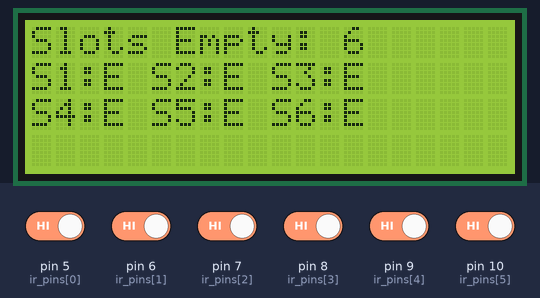
Bench run of a sketch on a simulated Arduino Uno, built with avr-gcc and run on an emulated ATmega328P. Shown: 20×4 character LCD. The inputs (shaded band) are chosen by the test bench; at power-on: pin 5 (ir_pins[0]), pin 6 (ir_pins[1]), pin 7 (ir_pins[2]), pin 8 (ir_pins[3]), pin 9 (ir_pins[4]), pin 10 (ir_pins[5]) HIGH. What the sketch prints to the serial monitor is not drawn.

Above: at 5.2 s.
5.3 s: pin 5 (ir_pins[0]) driven LOW
At 6.8 s:
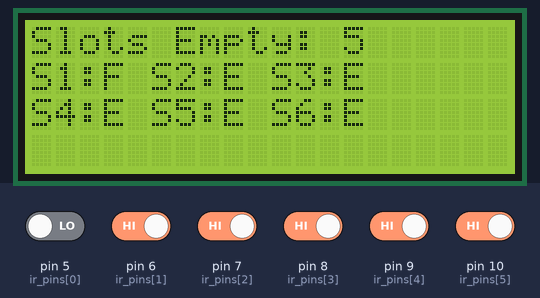
7.5 s: pin 6 (ir_pins[1]) driven LOW
At 9.0 s:
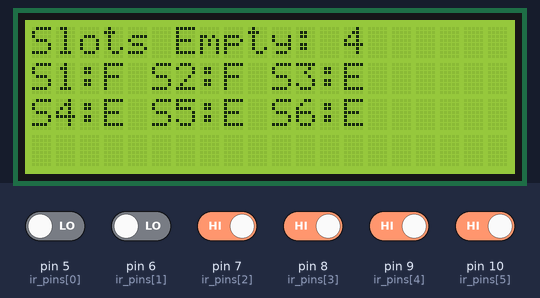
9.3 s: pin 7 (ir_pins[2]) driven LOW
At 10.1 s:
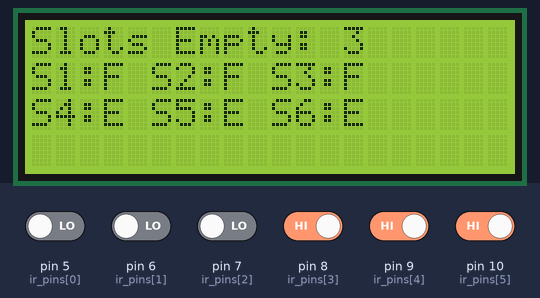
11.1 s: pin 8 (ir_pins[3]) driven LOW
At 12.3 s:
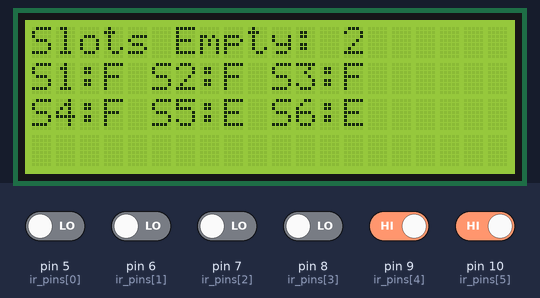
12.9 s: pin 9 (ir_pins[4]) driven LOW
At 14.4 s:
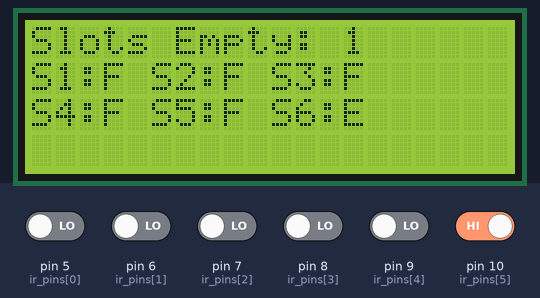
14.7 s: pin 10 (ir_pins[5]) driven LOW
At 15.6 s:
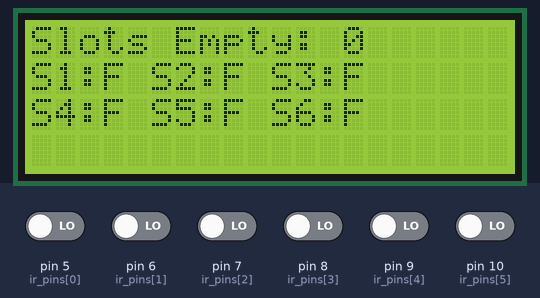
Timing chart, 0 to 17.4 s (numbered marks = the images above; inputs shaded):
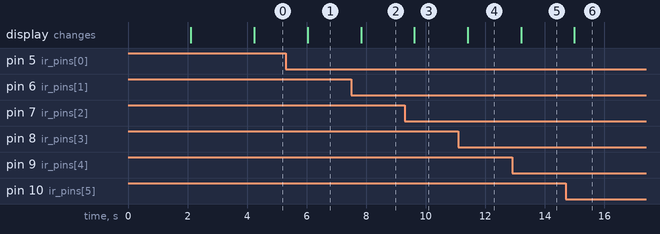

Measured:
- after the input at 5.3 s, the display: changes after 0.74 s (image 1)
- after the input at 7.5 s, the display: changes after 0.33 s (image 2)
- after the input at 9.3 s, the display: changes after 0.32 s (image 3)
- after the input at 11.1 s, the display: changes after 0.31 s (image 4)
- after the input at 12.9 s, the display: changes after 0.30 s (image 5)
- after the input at 14.7 s, the display: changes after 0.29 s (image 6)

The sketch:

1.ino
```cpp
#include <Wire.h>  // Thư viện hỗ trợ giao tiếp I2C
#include <LiquidCrystal_I2C.h>  // Thư viện điều khiển màn hình LCD I2C

#define NUM_SENSORS 6  // Định nghĩa số lượng cảm biến hồng ngoại

// Khởi tạo đối tượng LCD với địa chỉ I2C 0x27, kích thước 20x4
LiquidCrystal_I2C lcd(0x27, 20, 4);

// Mảng chứa các chân GPIO kết nối với cảm biến hồng ngoại
const int ir_pins[NUM_SENSORS] = {5, 6, 7, 8, 9, 10};
// Mảng lưu trạng thái của từng cảm biến (0: trống, 1: có xe)
int sensors[NUM_SENSORS] = {0};
// Biến đếm số chỗ trống trong bãi đỗ xe
int empty_slots = NUM_SENSORS;

void setup() {
  lcd.init();  // Khởi động LCD
  lcd.backlight();  // Bật đèn nền LCD

  Serial.begin(9600);  // Khởi động giao tiếp Serial với tốc độ 9600 baud

  // Cấu hình tất cả chân cảm biến làm INPUT
  for (int i = 0; i < NUM_SENSORS; i++) {
    pinMode(ir_pins[i], INPUT);
  }

  // Hiển thị màn hình khởi động trên LCD
  lcd.setCursor(0, 0);
  lcd.print("   Parking Sys   ");  // Hiển thị dòng tiêu đề
  lcd.setCursor(0, 1);
  lcd.print("   Loading...    ");  // Hiển thị trạng thái khởi động
  delay(2000);  // Đợi 2 giây trước khi xóa màn hình LCD
  lcd.clear();

  // Đọc cảm biến nhiều lần lúc đầu để ổn định dữ liệu
  for (int i = 0; i < 3; i++) { // Đọc 3 lần để lọc nhiễu
    Read_Sensors();
    delay(500);  // Chờ 500ms giữa mỗi lần đọc
  }
}

void loop() {
  Read_Sensors();  // Cập nhật trạng thái cảm biến

  // Đếm số chỗ đã bị chiếm
  int occupied = 0;
  for (int i = 0; i < NUM_SENSORS; i++) {
    occupied += sensors[i];  // Cộng dồn số cảm biến đang báo có xe
  }
  empty_slots = NUM_SENSORS - occupied;  // Tính số chỗ trống còn lại

  Display_Status();  // Cập nhật thông tin lên LCD

  // Gửi dữ liệu debug lên Serial Monitor
  Serial.print("Empty Slots: ");
  Serial.println(empty_slots);

  delay(700);  // Đợi 700ms để tránh màn hình bị nhấp nháy
}

// Hàm đọc cảm biến với cơ chế lọc nhiễu
void Read_Sensors() {
  for (int i = 0; i < NUM_SENSORS; i++) {  // Duyệt qua tất cả các cảm biến
    int count = 0;  // Biến đếm số lần phát hiện có xe
    for (int j = 0; j < 5; j++) { // Đọc giá trị cảm biến 5 lần
      if (digitalRead(ir_pins[i]) == LOW) {  // Cảm biến LOW nghĩa là có xe
        count++;  // Tăng biến đếm nếu có xe
      }
      delay(5);  // Đợi 5ms giữa các lần đọc
    }
    sensors[i] = (count >= 3) ? 1 : 0;  // Nếu đọc được ít nhất 3/5 lần có xe -> xác nhận có xe
  }
}

// Hàm hiển thị trạng thái bãi đỗ xe lên LCD
void Display_Status() {
  lcd.setCursor(0, 0);
  lcd.print("Slots Empty: ");
  lcd.print(empty_slots);  // Hiển thị số chỗ trống còn lại
  lcd.print("  ");  // Xóa ký tự dư trên màn hình

  lcd.setCursor(0, 1);
  // Hiển thị trạng thái của 3 cảm biến đầu tiên
  for (int i = 0; i < 3; i++) {
    lcd.print("S"); lcd.print(i+1); lcd.print(":");
    lcd.print(sensors[i] ? "F " : "E ");  // 'F' nếu có xe, 'E' nếu trống
  }

  lcd.setCursor(0, 2);
  // Hiển thị trạng thái của 3 cảm biến còn lại
  for (int i = 3; i < NUM_SENSORS; i++) {
    lcd.print("S"); lcd.print(i+1); lcd.print(":");
    lcd.print(sensors[i] ? "F " : "E ");  // 'F' nếu có xe, 'E' nếu trống
  }
}
```
